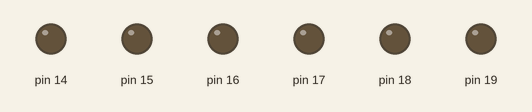
This sketch was run on a simulated Arduino Uno, built with avr-gcc and run on an emulated ATmega328P. Shown: output pins drawn as LEDs (lit = HIGH).

Above: at 0.2 s.
At 2.2 s:
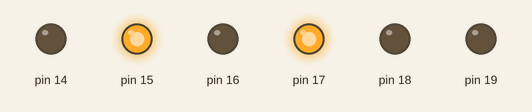
At 4.2 s:
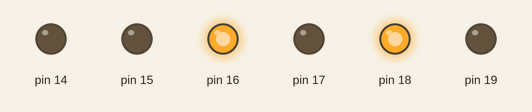
At 8.4 s:
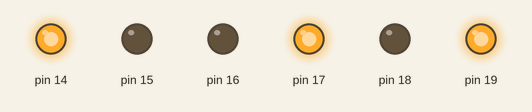
At 12.4 s:
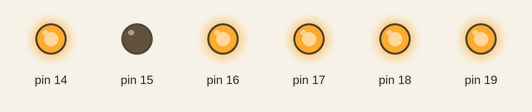
At 16.6 s:
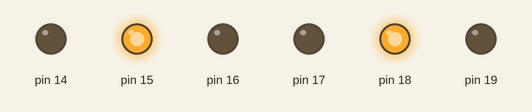
Timing chart, 0 to 16.9 s (numbered marks = the images above):
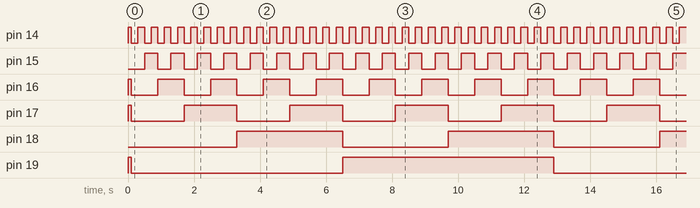

The sketch:

_04_ArduinoClass_PortManipulation.ino
```cpp
void setup() {
  DDRC  = B00111111;
  PORTC = B00101101;
  delay(100);
}

void loop() {

  for (int i=0; i<64; i++) {
    PORTC = i;
    delay(200);
  }

}
```

Measured:
- by itself, pin 14: alternates HIGH for 0.20 s and LOW for 0.20 s
- by itself, pin 15: alternates HIGH for 0.40 s and LOW for 0.40 s
- by itself, pin 16: alternates HIGH for 0.80 s and LOW for 0.80 s
- by itself, pin 17: alternates HIGH for 1.6 s and LOW for 1.6 s
- by itself, pin 18: alternates HIGH for 3.2 s and LOW for 3.2 s
- by itself, pin 19: alternates HIGH for 6.4 s and LOW for 6.4 s
